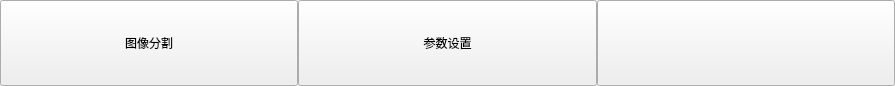
<?xml version="1.0" encoding="UTF-8"?>
<ui version="4.0">
 <class>SegmentToolWidgets::NavigationBar</class>
 <widget class="QWidget" name="SegmentToolWidgets::NavigationBar">
  <property name="geometry">
   <rect>
    <x>0</x>
    <y>0</y>
    <width>895</width>
    <height>86</height>
   </rect>
  </property>
  <property name="windowTitle">
   <string>NavigationBar</string>
  </property>
  <layout class="QHBoxLayout" name="horizontalLayout">
   <property name="spacing">
    <number>0</number>
   </property>
   <property name="leftMargin">
    <number>0</number>
   </property>
   <property name="topMargin">
    <number>0</number>
   </property>
   <property name="rightMargin">
    <number>0</number>
   </property>
   <property name="bottomMargin">
    <number>0</number>
   </property>
   <item>
    <widget class="QPushButton" name="segmentPage">
     <property name="sizePolicy">
      <sizepolicy hsizetype="Preferred" vsizetype="Preferred">
       <horstretch>0</horstretch>
       <verstretch>0</verstretch>
      </sizepolicy>
     </property>
     <property name="text">
      <string>图像分割</string>
     </property>
    </widget>
   </item>
   <item>
    <widget class="QPushButton" name="toolsPage">
     <property name="sizePolicy">
      <sizepolicy hsizetype="Preferred" vsizetype="Preferred">
       <horstretch>0</horstretch>
       <verstretch>0</verstretch>
      </sizepolicy>
     </property>
     <property name="text">
      <string>参数设置</string>
     </property>
    </widget>
   </item>
   <item>
    <widget class="QPushButton" name="settingsPage">
     <property name="sizePolicy">
      <sizepolicy hsizetype="Preferred" vsizetype="Preferred">
       <horstretch>0</horstretch>
       <verstretch>0</verstretch>
      </sizepolicy>
     </property>
     <property name="text">
      <string/>
     </property>
    </widget>
   </item>
  </layout>
 </widget>
 <resources/>
 <connections/>
</ui>
